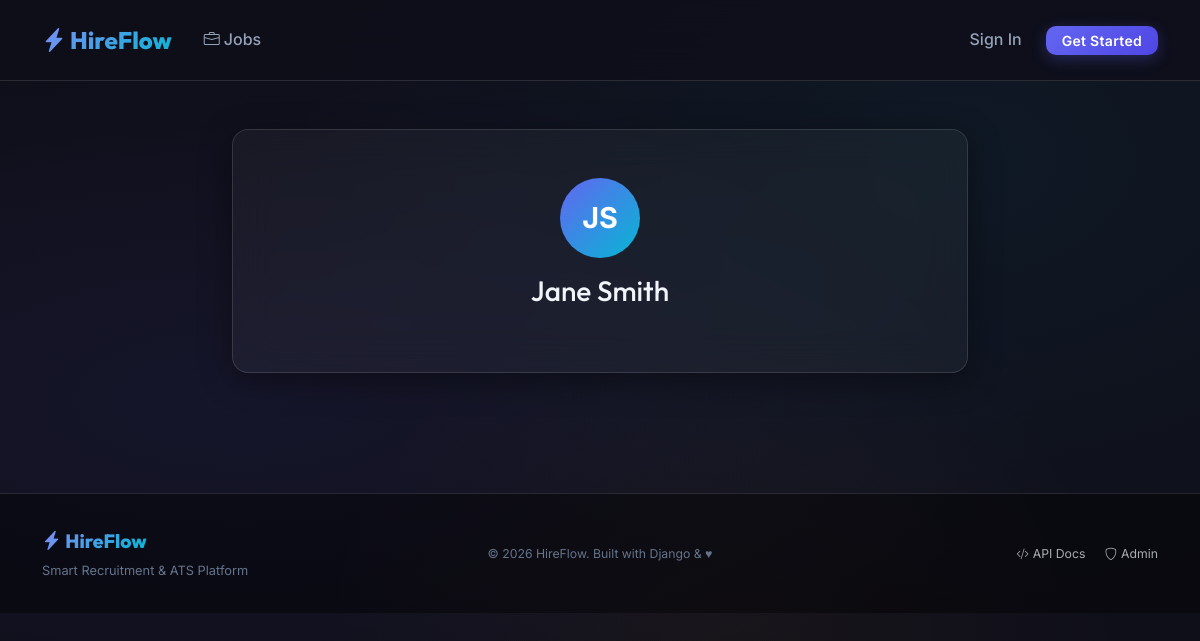
Screenshot of /accounts/applicant/5/ with the database file from the repository.
### accounts/models.py (models this page shows, shortened)
class CustomUser(AbstractUser):
    ROLE_CHOICES = [
        ('admin', 'Admin'),
        ('recruiter', 'Recruiter'),
        ('applicant', 'Applicant'),
    ]
    role = models.CharField(max_length=20, choices=ROLE_CHOICES, default='applicant')
    email = models.EmailField(unique=True)
    USERNAME_FIELD = 'email'
    REQUIRED_FIELDS = ['username', 'first_name', 'last_name']
    def get_full_name(self):
        return f'{self.first_name} {self.last_name}'.strip() or self.username

### accounts/views.py (the view)
# urls.py: path('applicant/<int:pk>/', views.applicant_public_profile, name='applicant_profile'),
def applicant_public_profile(request, pk):
    user = get_object_or_404(CustomUser, pk=pk, role='applicant')
    profile, _ = UserProfile.objects.get_or_create(user=user)
    return render(request, 'accounts/applicant_profile.html', {'applicant': user, 'profile': profile})

### templates/accounts/applicant_profile.html (shortened to what this page needs)
{% extends 'base.html' %}
{% block content %}
<div class="container py-5">
  <div class="row g-4 justify-content-center">
    <div class="col-lg-8">
      <div class="glass-card-static p-5 text-center mb-4">
        {% if profile.avatar %}
        <img src="{{ profile.avatar.url }}" alt="Avatar"
             style="width:100px;height:100px;border-radius:50%;object-fit:cover;border:3px solid var(--primary);">
        {% else %}
        <div class="avatar-circle avatar-circle-lg mx-auto mb-3">
          {{ applicant.first_name|first|upper }}{{ applicant.last_name|first|upper }}
        </div>
        {% endif %}
        <h1 class="h3 mt-3 mb-1">{{ applicant.get_full_name }}</h1>
      </div>
    </div>
  </div>
</div>
{% endblock %}

### static/css/main.css (style rules this page uses)
:root { --primary: #6366f1; --primary-dark: #4f46e5; --primary-light: #818cf8; --secondary: #06b6d4; --accent: #f59e0b; --success: #10b981; --danger: #ef4444; --warning: #f59e0b; --info: #3b82f6; --bg-dark: #0f0f1a; --bg-card: rgba(255, 255, 255, 0.04); --bg-card-hover: rgba(255, 255, 255, 0.08); --bg-glass: rgba(255, 255, 255, 0.06); --border-glass: rgba(255, 255, 255, 0.12); --text-primary: #f1f5f9; --text-secondary: #94a3b8; --text-muted: #64748b; --radius: 16px; --radius-sm: 10px; --radius-lg: 24px; --shadow-card: 0 8px 32px rgba(0, 0, 0, 0.4); --shadow-hover: 0 20px 60px rgba(99, 102, 241, 0.2); --transition: all 0.3s cubic-bezier(0.4, 0, 0.2, 1); }
*, *::before, *::after { box-sizing: border-box; margin: 0; padding: 0; }
html { scroll-behavior: smooth; }
body { font-family: 'Inter', sans-serif; background-color: var(--bg-dark); background-image: radial-gradient(ellipse at 20% 50%, rgba(99, 102, 241, 0.08) 0%, transparent 60%), radial-gradient(ellipse at 80% 20%, rgba(6, 182, 212, 0.06) 0%, transparent 50%), radial-gradient(ellipse at 60% 80%, rgba(245, 158, 11, 0.04) 0%, transparent 40%); background-attachment: fixed; color: var(--text-primary); min-height: 100vh; line-height: 1.6; }
h1, h2, h3, h4, h5, h6 { font-family: 'Outfit', sans-serif; font-weight: 700; }
.glass-card-static { background: var(--bg-card); border: 1px solid var(--border-glass); border-radius: var(--radius); backdrop-filter: blur(20px); box-shadow: var(--shadow-card); }
.avatar-circle { width: 40px; height: 40px; border-radius: 50%; background: linear-gradient(135deg, var(--primary), var(--secondary)); display: flex; align-items: center; justify-content: center; font-weight: 700; color: white; font-size: 0.875rem; flex-shrink: 0; }
.avatar-circle-lg { width: 80px; height: 80px; font-size: 1.8rem; }

### rows the page displays
CustomUser: first_name|first "J", last_name|first "S", get_full_name "Jane Smith"
